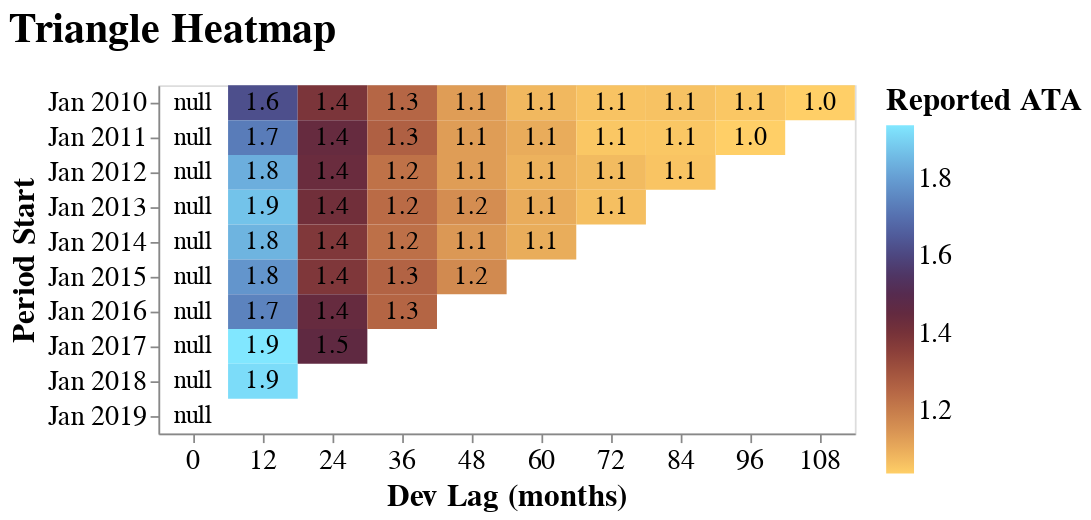

Write notebook code for a chart like this one.
### Code cell
triangle.plot_heatmap("Reported ATA")

### Figure 1 — Vega-Lite specification as saved in the notebook (floating-point values rounded to 4 significant figures)
{"autosize": {"contains": "content", "resize": true}, "config": {"style": {"group-title": {"fontSize": 24}, "group-subtitle": {"fontSize": 18}, "guide-label": {"fontSize": 16, "font": "sans-serif"}, "guide-title": {"fontSize": 18, "font": "sans-serif"}}, "mark": {"color": "#1f8fff"}, "title": {"anchor": "start", "offset": 20}, "legend": {"orient": "right", "titleAnchor": "start", "layout": {"direction": "vertical"}, "labelFontSize": 16.0, "titleFontSize": 18.0}, "axis": {"labelFontSize": 16.0, "titleFontSize": 18.0}}, "layer": [{"mark": {"type": "rect"}, "encoding": {"color": {"condition": {"param": "param_98", "field": "metric", "scale": {"range": ["#ffcf67", "#ecb15d", "#da9654", "#c87e4c", "#b66745", "#a1533e", "#8a3f3a", "#733039", "#5f2941", "#522c53", "#4c3a6d", "#4d4e8a", "#5264a4", "#597bb8", "#6293cb", "#6caddc", "#76c9ed", "#81e7ff"]}, "title": "Reported ATA", "type": "quantitative"}, "value": "gray"}, "stroke": {"condition": [{"test": "((datum.metric_sd / datum.metric) > 0)", "value": "black"}]}, "strokeWidth": {"condition": [{"test": "((datum.metric_sd / datum.metric) > 0)", "value": 3}], "value": 0}, "tooltip": [{"field": "period_start", "title": "Period Start", "type": "temporal"}, {"field": "period_end", "title": "Period End", "type": "temporal"}, {"field": "evaluation_date", "title": "Evaluation Date", "type": "temporal"}, {"field": "dev_lag", "title": "Dev Lag (months)", "type": "ordinal"}, {"field": "metric", "title": "Reported ATA", "type": "quantitative"}], "x": {"axis": {"labelAngle": 0}, "field": "dev_lag", "title": "Dev Lag (months)", "type": "nominal"}, "y": {"field": "period_start", "scale": {"reverse": false}, "timeUnit": "yearmonth", "title": "Period Start", "type": "ordinal"}}, "name": "view_107", "title": {"text": "Reported ATA", "anchor": "middle", "font": "sans-serif", "fontSize": 12, "fontWeight": "normal"}}, {"mark": {"type": "text", "font": "sans-serif", "fontSize": 14.74}, "encoding": {"text": {"field": "metric", "format": ",.1f", "type": "quantitative"}, "x": {"axis": {"labelAngle": 0}, "field": "dev_lag", "title": "Dev Lag (months)", "type": "nominal"}, "y": {"field": "period_start", "scale": {"reverse": false}, "timeUnit": "yearmonth", "title": "Period Start", "type": "ordinal"}}, "title": {"text": "Reported ATA", "anchor": "middle", "font": "sans-serif", "fontSize": 12, "fontWeight": "normal"}}], "data": {"values": [{"period_start": "2010-01-01T00:00:00", "period_end": "2010-12-31T00:00:00", "evaluation_date": "2010-12-31T00:00:00", "dev_lag": 0.0, "metric": null, "metric_sd": null, "metric_lower_ci": null, "metric_upper_ci": null, "Field": "Reported ATA"}, {"period_start": "2010-01-01T00:00:00", "period_end": "2010-12-31T00:00:00", "evaluation_date": "2011-12-31T00:00:00", "dev_lag": 12.0, "metric": 1.622, "metric_sd": 0, "metric_lower_ci": null, "metric_upper_ci": null, "Field": "Reported ATA"}, {"period_start": "2010-01-01T00:00:00", "period_end": "2010-12-31T00:00:00", "evaluation_date": "2012-12-31T00:00:00", "dev_lag": 24.0, "metric": 1.388, "metric_sd": 0, "metric_lower_ci": null, "metric_upper_ci": null, "Field": "Reported ATA"}, {"period_start": "2010-01-01T00:00:00", "period_end": "2010-12-31T00:00:00", "evaluation_date": "2013-12-31T00:00:00", "dev_lag": 36.0, "metric": 1.251, "metric_sd": 0, "metric_lower_ci": null, "metric_upper_ci": null, "Field": "Reported ATA"}, {"period_start": "2010-01-01T00:00:00", "period_end": "2010-12-31T00:00:00", "evaluation_date": "2014-12-31T00:00:00", "dev_lag": 48.0, "metric": 1.127, "metric_sd": 0, "metric_lower_ci": null, "metric_upper_ci": null, "Field": "Reported ATA"}, {"period_start": "2010-01-01T00:00:00", "period_end": "2010-12-31T00:00:00", "evaluation_date": "2015-12-31T00:00:00", "dev_lag": 60.0, "metric": 1.076, "metric_sd": 0, "metric_lower_ci": null, "metric_upper_ci": null, "Field": "Reported ATA"}, {"period_start": "2010-01-01T00:00:00", "period_end": "2010-12-31T00:00:00", "evaluation_date": "2016-12-31T00:00:00", "dev_lag": 72.0, "metric": 1.057, "metric_sd": 0, "metric_lower_ci": null, "metric_upper_ci": null, "Field": "Reported ATA"}, {"period_start": "2010-01-01T00:00:00", "period_end": "2010-12-31T00:00:00", "evaluation_date": "2017-12-31T00:00:00", "dev_lag": 84.0, "metric": 1.058, "metric_sd": 0, "metric_lower_ci": null, "metric_upper_ci": null, "Field": "Reported ATA"}, {"period_start": "2010-01-01T00:00:00", "period_end": "2010-12-31T00:00:00", "evaluation_date": "2018-12-31T00:00:00", "dev_lag": 96.0, "metric": 1.05, "metric_sd": 0, "metric_lower_ci": null, "metric_upper_ci": null, "Field": "Reported ATA"}, {"period_start": "2010-01-01T00:00:00", "period_end": "2010-12-31T00:00:00", "evaluation_date": "2019-12-31T00:00:00", "dev_lag": 108.0, "metric": 1.037, "metric_sd": 0, "metric_lower_ci": null, "metric_upper_ci": null, "Field": "Reported ATA"}, {"period_start": "2011-01-01T00:00:00", "period_end": "2011-12-31T00:00:00", "evaluation_date": "2011-12-31T00:00:00", "dev_lag": 0.0, "metric": null, "metric_sd": null, "metric_lower_ci": null, "metric_upper_ci": null, "Field": "Reported ATA"}, {"period_start": "2011-01-01T00:00:00", "period_end": "2011-12-31T00:00:00", "evaluation_date": "2012-12-31T00:00:00", "dev_lag": 12.0, "metric": 1.726, "metric_sd": 0, "metric_lower_ci": null, "metric_upper_ci": null, "Field": "Reported ATA"}, {"period_start": "2011-01-01T00:00:00", "period_end": "2011-12-31T00:00:00", "evaluation_date": "2013-12-31T00:00:00", "dev_lag": 24.0, "metric": 1.442, "metric_sd": 0, "metric_lower_ci": null, "metric_upper_ci": null, "Field": "Reported ATA"}, {"period_start": "2011-01-01T00:00:00", "period_end": "2011-12-31T00:00:00", "evaluation_date": "2014-12-31T00:00:00", "dev_lag": 36.0, "metric": 1.266, "metric_sd": 0, "metric_lower_ci": null, "metric_upper_ci": null, "Field": "Reported ATA"}, {"period_start": "2011-01-01T00:00:00", "period_end": "2011-12-31T00:00:00", "evaluation_date": "2015-12-31T00:00:00", "dev_lag": 48.0, "metric": 1.129, "metric_sd": 0, "metric_lower_ci": null, "metric_upper_ci": null, "Field": "Reported ATA"}, {"period_start": "2011-01-01T00:00:00", "period_end": "2011-12-31T00:00:00", "evaluation_date": "2016-12-31T00:00:00", "dev_lag": 60.0, "metric": 1.098, "metric_sd": 0, "metric_lower_ci": null, "metric_upper_ci": null, "Field": "Reported ATA"}, {"period_start": "2011-01-01T00:00:00", "period_end": "2011-12-31T00:00:00", "evaluation_date": "2017-12-31T00:00:00", "dev_lag": 72.0, "metric": 1.05, "metric_sd": 0, "metric_lower_ci": null, "metric_upper_ci": null, "Field": "Reported ATA"}, {"period_start": "2011-01-01T00:00:00", "period_end": "2011-12-31T00:00:00", "evaluation_date": "2018-12-31T00:00:00", "dev_lag": 84.0, "metric": 1.051, "metric_sd": 0, "metric_lower_ci": null, "metric_upper_ci": null, "Field": "Reported ATA"}, {"period_start": "2011-01-01T00:00:00", "period_end": "2011-12-31T00:00:00", "evaluation_date": "2019-12-31T00:00:00", "dev_lag": 96.0, "metric": 1.037, "metric_sd": 0, "metric_lower_ci": null, "metric_upper_ci": null, "Field": "Reported ATA"}, {"period_start": "2012-01-01T00:00:00", "period_end": "2012-12-31T00:00:00", "evaluation_date": "2012-12-31T00:00:00", "dev_lag": 0.0, "metric": null, "metric_sd": null, "metric_lower_ci": null, "metric_upper_ci": null, "Field": "Reported ATA"}, {"period_start": "2012-01-01T00:00:00", "period_end": "2012-12-31T00:00:00", "evaluation_date": "2013-12-31T00:00:00", "dev_lag": 12.0, "metric": 1.832, "metric_sd": 0, "metric_lower_ci": null, "metric_upper_ci": null, "Field": "Reported ATA"}, {"period_start": "2012-01-01T00:00:00", "period_end": "2012-12-31T00:00:00", "evaluation_date": "2014-12-31T00:00:00", "dev_lag": 24.0, "metric": 1.434, "metric_sd": 0, "metric_lower_ci": null, "metric_upper_ci": null, "Field": "Reported ATA"}, {"period_start": "2012-01-01T00:00:00", "period_end": "2012-12-31T00:00:00", "evaluation_date": "2015-12-31T00:00:00", "dev_lag": 36.0, "metric": 1.223, "metric_sd": 0, "metric_lower_ci": null, "metric_upper_ci": null, "Field": "Reported ATA"}, {"period_start": "2012-01-01T00:00:00", "period_end": "2012-12-31T00:00:00", "evaluation_date": "2016-12-31T00:00:00", "dev_lag": 48.0, "metric": 1.129, "metric_sd": 0, "metric_lower_ci": null, "metric_upper_ci": null, "Field": "Reported ATA"}, {"period_start": "2012-01-01T00:00:00", "period_end": "2012-12-31T00:00:00", "evaluation_date": "2017-12-31T00:00:00", "dev_lag": 60.0, "metric": 1.087, "metric_sd": 0, "metric_lower_ci": null, "metric_upper_ci": null, "Field": "Reported ATA"}, {"period_start": "2012-01-01T00:00:00", "period_end": "2012-12-31T00:00:00", "evaluation_date": "2018-12-31T00:00:00", "dev_lag": 72.0, "metric": 1.072, "metric_sd": 0, "metric_lower_ci": null, "metric_upper_ci": null, "Field": "Reported ATA"}, {"period_start": "2012-01-01T00:00:00", "period_end": "2012-12-31T00:00:00", "evaluation_date": "2019-12-31T00:00:00", "dev_lag": 84.0, "metric": 1.056, "metric_sd": 0, "metric_lower_ci": null, "metric_upper_ci": null, "Field": "Reported ATA"}, {"period_start": "2013-01-01T00:00:00", "period_end": "2013-12-31T00:00:00", "evaluation_date": "2013-12-31T00:00:00", "dev_lag": 0.0, "metric": null, "metric_sd": null, "metric_lower_ci": null, "metric_upper_ci": null, "Field": "Reported ATA"}, {"period_start": "2013-01-01T00:00:00", "period_end": "2013-12-31T00:00:00", "evaluation_date": "2014-12-31T00:00:00", "dev_lag": 12.0, "metric": 1.872, "metric_sd": 0, "metric_lower_ci": null, "metric_upper_ci": null, "Field": "Reported ATA"}, {"period_start": "2013-01-01T00:00:00", "period_end": "2013-12-31T00:00:00", "evaluation_date": "2015-12-31T00:00:00", "dev_lag": 24.0, "metric": 1.413, "metric_sd": 0, "metric_lower_ci": null, "metric_upper_ci": null, "Field": "Reported ATA"}, {"period_start": "2013-01-01T00:00:00", "period_end": "2013-12-31T00:00:00", "evaluation_date": "2016-12-31T00:00:00", "dev_lag": 36.0, "metric": 1.238, "metric_sd": 0, "metric_lower_ci": null, "metric_upper_ci": null, "Field": "Reported ATA"}, {"period_start": "2013-01-01T00:00:00", "period_end": "2013-12-31T00:00:00", "evaluation_date": "2017-12-31T00:00:00", "dev_lag": 48.0, "metric": 1.161, "metric_sd": 0, "metric_lower_ci": null, "metric_upper_ci": null, "Field": "Reported ATA"}, {"period_start": "2013-01-01T00:00:00", "period_end": "2013-12-31T00:00:00", "evaluation_date": "2018-12-31T00:00:00", "dev_lag": 60.0, "metric": 1.098, "metric_sd": 0, "metric_lower_ci": null, "metric_upper_ci": null, "Field": "Reported ATA"}, {"period_start": "2013-01-01T00:00:00", "period_end": "2013-12-31T00:00:00", "evaluation_date": "2019-12-31T00:00:00", "dev_lag": 72.0, "metric": 1.065, "metric_sd": 0, "metric_lower_ci": null, "metric_upper_ci": null, "Field": "Reported ATA"}, {"period_start": "2014-01-01T00:00:00", "period_end": "2014-12-31T00:00:00", "evaluation_date": "2014-12-31T00:00:00", "dev_lag": 0.0, "metric": null, "metric_sd": null, "metric_lower_ci": null, "metric_upper_ci": null, "Field": "Reported ATA"}, {"period_start": "2014-01-01T00:00:00", "period_end": "2014-12-31T00:00:00", "evaluation_date": "2015-12-31T00:00:00", "dev_lag": 12.0, "metric": 1.843, "metric_sd": 0, "metric_lower_ci": null, "metric_upper_ci": null, "Field": "Reported ATA"}, {"period_start": "2014-01-01T00:00:00", "period_end": "2014-12-31T00:00:00", "evaluation_date": "2016-12-31T00:00:00", "dev_lag": 24.0, "metric": 1.377, "metric_sd": 0, "metric_lower_ci": null, "metric_upper_ci": null, "Field": "Reported ATA"}, {"period_start": "2014-01-01T00:00:00", "period_end": "2014-12-31T00:00:00", "evaluation_date": "2017-12-31T00:00:00", "dev_lag": 36.0, "metric": 1.228, "metric_sd": 0, "metric_lower_ci": null, "metric_upper_ci": null, "Field": "Reported ATA"}, {"period_start": "2014-01-01T00:00:00", "period_end": "2014-12-31T00:00:00", "evaluation_date": "2018-12-31T00:00:00", "dev_lag": 48.0, "metric": 1.139, "metric_sd": 0, "metric_lower_ci": null, "metric_upper_ci": null, "Field": "Reported ATA"}, {"period_start": "2014-01-01T00:00:00", "period_end": "2014-12-31T00:00:00", "evaluation_date": "2019-12-31T00:00:00", "dev_lag": 60.0, "metric": 1.098, "metric_sd": 0, "metric_lower_ci": null, "metric_upper_ci": null, "Field": "Reported ATA"}, {"period_start": "2015-01-01T00:00:00", "period_end": "2015-12-31T00:00:00", "evaluation_date": "2015-12-31T00:00:00", "dev_lag": 0.0, "metric": null, "metric_sd": null, "metric_lower_ci": null, "metric_upper_ci": null, "Field": "Reported ATA"}, {"period_start": "2015-01-01T00:00:00", "period_end": "2015-12-31T00:00:00", "evaluation_date": "2016-12-31T00:00:00", "dev_lag": 12.0, "metric": 1.781, "metric_sd": 0, "metric_lower_ci": null, "metric_upper_ci": null, "Field": "Reported ATA"}, {"period_start": "2015-01-01T00:00:00", "period_end": "2015-12-31T00:00:00", "evaluation_date": "2017-12-31T00:00:00", "dev_lag": 24.0, "metric": 1.38, "metric_sd": 0, "metric_lower_ci": null, "metric_upper_ci": null, "Field": "Reported ATA"}, {"period_start": "2015-01-01T00:00:00", "period_end": "2015-12-31T00:00:00", "evaluation_date": "2018-12-31T00:00:00", "dev_lag": 36.0, "metric": 1.257, "metric_sd": 0, "metric_lower_ci": null, "metric_upper_ci": null, "Field": "Reported ATA"}, {"period_start": "2015-01-01T00:00:00", "period_end": "2015-12-31T00:00:00", "evaluation_date": "2019-12-31T00:00:00", "dev_lag": 48.0, "metric": 1.169, "metric_sd": 0, "metric_lower_ci": null, "metric_upper_ci": null, "Field": "Reported ATA"}, {"period_start": "2016-01-01T00:00:00", "period_end": "2016-12-31T00:00:00", "evaluation_date": "2016-12-31T00:00:00", "dev_lag": 0.0, "metric": null, "metric_sd": null, "metric_lower_ci": null, "metric_upper_ci": null, "Field": "Reported ATA"}, {"period_start": "2016-01-01T00:00:00", "period_end": "2016-12-31T00:00:00", "evaluation_date": "2017-12-31T00:00:00", "dev_lag": 12.0, "metric": 1.741, "metric_sd": 0, "metric_lower_ci": null, "metric_upper_ci": null, "Field": "Reported ATA"}, {"period_start": "2016-01-01T00:00:00", "period_end": "2016-12-31T00:00:00", "evaluation_date": "2018-12-31T00:00:00", "dev_lag": 24.0, "metric": 1.444, "metric_sd": 0, "metric_lower_ci": null, "metric_upper_ci": null, "Field": "Reported ATA"}, {"period_start": "2016-01-01T00:00:00", "period_end": "2016-12-31T00:00:00", "evaluation_date": "2019-12-31T00:00:00", "dev_lag": 36.0, "metric": 1.254, "metric_sd": 0, "metric_lower_ci": null, "metric_upper_ci": null, "Field": "Reported ATA"}, {"period_start": "2017-01-01T00:00:00", "period_end": "2017-12-31T00:00:00", "evaluation_date": "2017-12-31T00:00:00", "dev_lag": 0.0, "metric": null, "metric_sd": null, "metric_lower_ci": null, "metric_upper_ci": null, "Field": "Reported ATA"}, {"period_start": "2017-01-01T00:00:00", "period_end": "2017-12-31T00:00:00", "evaluation_date": "2018-12-31T00:00:00", "dev_lag": 12.0, "metric": 1.936, "metric_sd": 0, "metric_lower_ci": null, "metric_upper_ci": null, "Field": "Reported ATA"}, {"period_start": "2017-01-01T00:00:00", "period_end": "2017-12-31T00:00:00", "evaluation_date": "2019-12-31T00:00:00", "dev_lag": 24.0, "metric": 1.459, "metric_sd": 0, "metric_lower_ci": null, "metric_upper_ci": null, "Field": "Reported ATA"}, {"period_start": "2018-01-01T00:00:00", "period_end": "2018-12-31T00:00:00", "evaluation_date": "2018-12-31T00:00:00", "dev_lag": 0.0, "metric": null, "metric_sd": null, "metric_lower_ci": null, "metric_upper_ci": null, "Field": "Reported ATA"}, {"period_start": "2018-01-01T00:00:00", "period_end": "2018-12-31T00:00:00", "evaluation_date": "2019-12-31T00:00:00", "dev_lag": 12.0, "metric": 1.917, "metric_sd": 0, "metric_lower_ci": null, "metric_upper_ci": null, "Field": "Reported ATA"}, {"period_start": "2019-01-01T00:00:00", "period_end": "2019-12-31T00:00:00", "evaluation_date": "2019-12-31T00:00:00", "dev_lag": 0.0, "metric": null, "metric_sd": null, "metric_lower_ci": null, "metric_upper_ci": null, "Field": "Reported ATA"}]}, "height": 200, "params": [{"name": "param_98", "select": {"type": "interval"}, "views": ["view_107"]}], "resolve": {"legend": {"color": "independent"}, "scale": {"color": "independent"}}, "title": {"text": "Triangle Heatmap"}, "width": 400, "$schema": "https://vega.github.io/schema/vega-lite/v5.20.1.json"}
